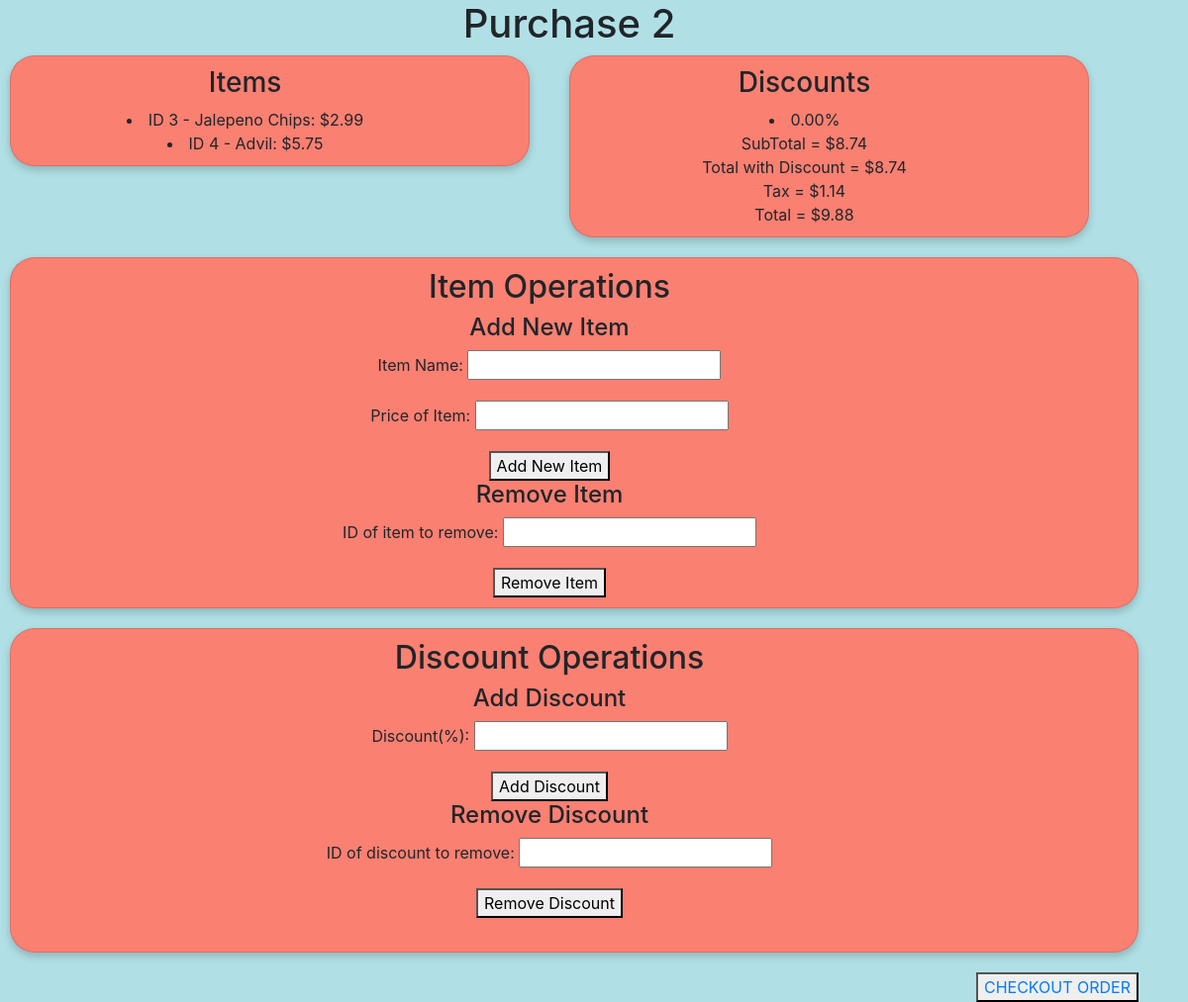
/2, run on the app's committed database.
### checkout/models.py (models this page shows, shortened)
class recipt(models.Model):
    items = models.ManyToManyField(item)
    discount = models.ManyToManyField(discount)
    text = models.CharField(max_length=300)
    @property
    def subtotal(self):
        return round(sum([x.price for x in self.items.all()]), 2)
    @property
    def discount_total(self):
        x = (sum([x.discount for x in self.discount.all()])/100)
        if(x == 0):
            return self.subtotal
        else:
            return round(self.subtotal * (1 - x), 2)

class item(models.Model):
    name = models.CharField(max_length=200)
    price = models.DecimalField(max_digits=10,decimal_places=2)

### checkout/views.py (the view, shortened to what this page needs)
# urls.py: path('<int:id>', views.index, name='index'),
def index(response, id):
    ls = recipt.objects.get(id=id)
    newItemform = AddItem()
    newDiscform = AddDiscount()
    delItemForm = RemoveItem()
    delDiscForm = RemoveDiscount()
    tax = round(float(ls.discount_total) * 0.13, 2)
    total = round(float(ls.discount_total) + tax, 2)
    return render(response, "checkout/display.html", {"ls":ls, "subtotal":ls.subtotal,
     "disctotal":ls.discount_total, "tax":tax, "total":total, "form1":newItemform,
     "form2": newDiscform, "form3":delItemForm, "form4":delDiscForm})

### checkout/forms.py
class AddItem(forms.Form):
    name = forms.CharField(label="Item Name", max_length=200)
    price = forms.DecimalField(label="Price of Item", max_digits=10, decimal_places=2, min_value=0)

class AddDiscount(forms.Form):
    discount = forms.DecimalField(label="Discount(%)", max_digits=5, decimal_places=2, min_value=0)

### checkout/templates/checkout/display.html (shortened to what this page needs)
{% extends "checkout/base.html" %}
{% block content %}
    <link rel="stylesheet" href="https://cdn.jsdelivr.net/npm/bootstrap@4.3.1/dist/css/bootstrap.min.css">
    {%load static%}
    <link rel = "stylesheet" href="{% static 'styleDisplay.css'%}">
    <h1>{{ls.text}}</h1>
    <div class="row">
        <div class="col">
            <div class="card">
                <h3>Items</h3>
                    {% for item in ls.items.all %}
                        <li>ID {{item.id}} - {{item.name}}: ${{item.price}}</li>
                    {% endfor %}
            </div>
        </div>
        <div class="col">
            <div class="card">
                <h3>Discounts</h3>
                    {% for discount in ls.discount.all %}
                        <li>ID {{discount.id}} - {{discount.discount}}%</li>
                    {% empty %}
                        <li>0.00%</li>
                    {% endfor %}
                SubTotal = ${{subtotal}}
                Total with Discount = ${{disctotal}}
                Tax = ${{tax}}
                Total = ${{total}}
            </div>
        </div>
    </div>
    <div class="card">
        <h2>Item Operations</h2>
        <h4>Add New Item</h4>
        <form method="POST">
            {{form1.as_p}}
            <button type="submit", name="saveItem", value="saveItem">Add New Item</button>
        </form>
        <h4>Remove Item</h4>
        <form method="POST">
            {{form3.as_p}}
            <button type="submit", name="delitem", value="delitem">Remove Item</button>
        </form>
    </div>
    <div class="card">
        <h2>Discount Operations</h2>
        <h4>Add Discount</h4>
        <form method="POST">
            {{form2.as_p}}
            <button type="submit", name="saveDiscount", value="saveDiscount">Add Discount</button>
        </form>
        <h4>Remove Discount</h4>
        <form method="POST">
            {{form4.as_p}}
            <button type="submit", name="deldisc", value="deldisc">Remove Discount</button>
        </form>
        </div>
    <button><a href="/create">CHECKOUT ORDER</a></button>
{% endblock %}

### checkout/static/styleDisplay.css (style rules this page uses)
h1 { text-align: center; }
body { background-color: powderblue; }
.card { text-align: center; background-color: salmon; box-shadow: 0 4px 8px 0 rgba(0,0,0,0.2); border-radius: 25px; transition: 0.3s; padding-top: 10px; padding-bottom: 10px; margin-left: 10px; margin-bottom: 20px; }
div { text-align: right; padding-right: 50px; }

### data on the page
recipt: text "Purchase 2"
item: id "3", name "Jalepeno Chips", price "2.99"
item: id "4", name "Advil", price "5.75"

### other printed values
{{ subtotal }} "8.74"
{{ disctotal }} "8.74"
{{ tax }} "1.14"
{{ total }} "9.88"
